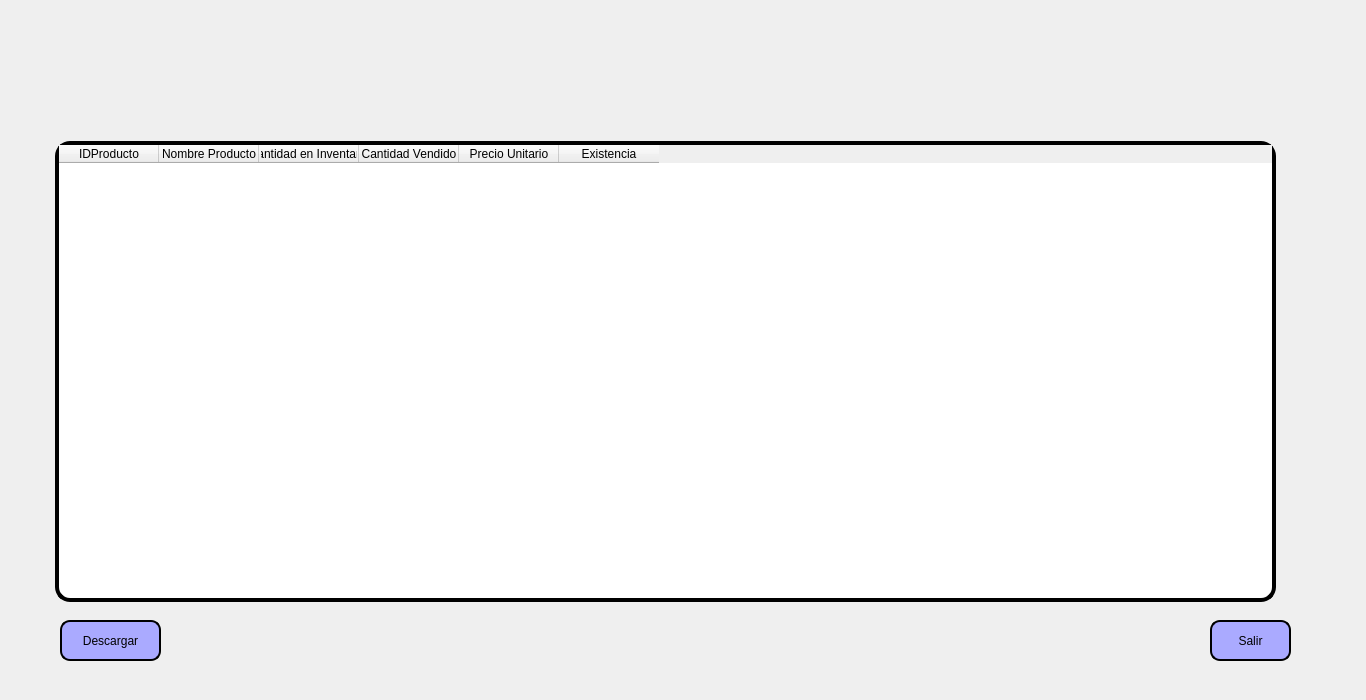
<?xml version="1.0" encoding="UTF-8"?>
<ui version="4.0">
 <class>Auditoria</class>
 <widget class="QMainWindow" name="Auditoria">
  <property name="geometry">
   <rect>
    <x>0</x>
    <y>0</y>
    <width>1366</width>
    <height>700</height>
   </rect>
  </property>
  <property name="windowTitle">
   <string>MainWindow</string>
  </property>
  <property name="styleSheet">
   <string notr="true">font: 87 12pt &quot;Arial Black&quot;;</string>
  </property>
  <widget class="QWidget" name="centralwidget">
   <widget class="QLabel" name="label">
    <property name="geometry">
     <rect>
      <x>0</x>
      <y>0</y>
      <width>1381</width>
      <height>701</height>
     </rect>
    </property>
    <property name="text">
     <string/>
    </property>
    <property name="pixmap">
     <pixmap>Imagenes/Fondo.jpg</pixmap>
    </property>
    <property name="scaledContents">
     <bool>true</bool>
    </property>
   </widget>
   <widget class="QTableWidget" name="tableWidget">
    <property name="geometry">
     <rect>
      <x>55</x>
      <y>141</y>
      <width>1221</width>
      <height>461</height>
     </rect>
    </property>
    <property name="styleSheet">
     <string notr="true">QTableView{
	border: 4px solid rgb(0,0,0);
	border-radius: 15px;
	background-color: rgb(255, 255, 255);
}</string>
    </property>
    <column>
     <property name="text">
      <string>IDProducto</string>
     </property>
    </column>
    <column>
     <property name="text">
      <string>Nombre Producto</string>
     </property>
    </column>
    <column>
     <property name="text">
      <string>Cantidad en Inventario</string>
     </property>
    </column>
    <column>
     <property name="text">
      <string>Cantidad Vendido</string>
     </property>
    </column>
    <column>
     <property name="text">
      <string>Precio Unitario</string>
     </property>
    </column>
    <column>
     <property name="text">
      <string>Existencia</string>
     </property>
    </column>
   </widget>
   <widget class="QLabel" name="Logo">
    <property name="geometry">
     <rect>
      <x>1140</x>
      <y>20</y>
      <width>121</width>
      <height>101</height>
     </rect>
    </property>
    <property name="text">
     <string/>
    </property>
    <property name="pixmap">
     <pixmap>Imagenes/photo_5089217924715097417_y.png</pixmap>
    </property>
    <property name="scaledContents">
     <bool>true</bool>
    </property>
   </widget>
   <widget class="QPushButton" name="Exit">
    <property name="geometry">
     <rect>
      <x>1210</x>
      <y>620</y>
      <width>81</width>
      <height>41</height>
     </rect>
    </property>
    <property name="styleSheet">
     <string notr="true">QPushButton {
	background-color: rgb(170, 170, 255);
	border: 2px solid rgb(0,0,0);
	border-radius: 10px;
}</string>
    </property>
    <property name="text">
     <string>Salir</string>
    </property>
   </widget>
   <widget class="QPushButton" name="Download">
    <property name="geometry">
     <rect>
      <x>60</x>
      <y>620</y>
      <width>101</width>
      <height>41</height>
     </rect>
    </property>
    <property name="styleSheet">
     <string notr="true">QPushButton {
	background-color: rgb(170, 170, 255);
	border: 2px solid rgb(0,0,0);
	border-radius: 10px;
}</string>
    </property>
    <property name="text">
     <string>Descargar</string>
    </property>
   </widget>
  </widget>
 </widget>
 <resources/>
 <connections/>
</ui>
